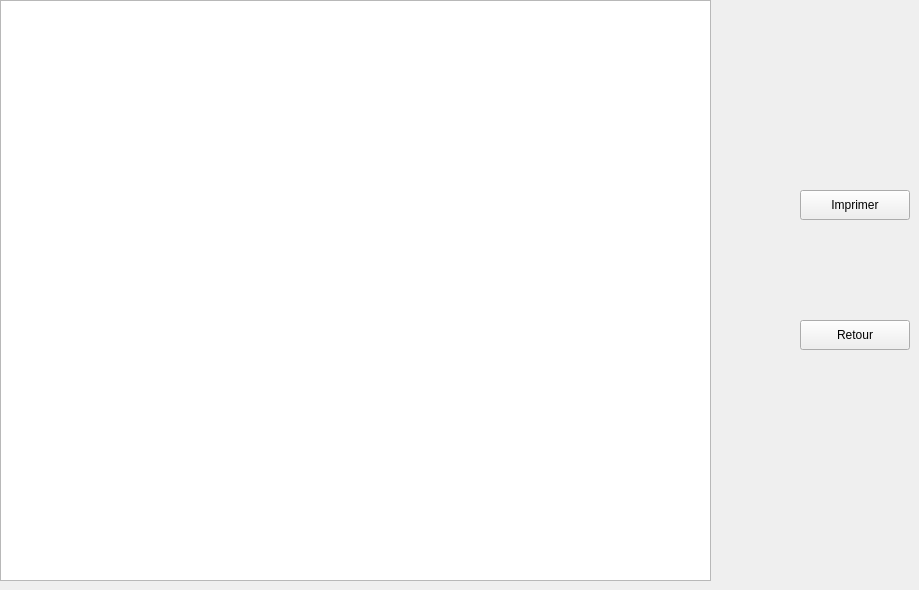
   <widget class="QWidget" name="Pdf_2">
    <attribute name="icon">
     <iconset resource="Ressources.qrc">
      <normaloff>:/Boutons/Bottons/Pdf.png</normaloff>:/Boutons/Bottons/Pdf.png</iconset>
    </attribute>
    <attribute name="title">
     <string>Pdf</string>
    </attribute>
    <widget class="QTextEdit" name="PDF">
     <property name="geometry">
      <rect>
       <x>0</x>
       <y>0</y>
       <width>711</width>
       <height>581</height>
      </rect>
     </property>
     <property name="readOnly">
      <bool>true</bool>
     </property>
    </widget>
    <widget class="QPushButton" name="pushButton_pdf_2">
     <property name="geometry">
      <rect>
       <x>800</x>
       <y>190</y>
       <width>110</width>
       <height>30</height>
      </rect>
     </property>
     <property name="text">
      <string>Imprimer</string>
     </property>
     <property name="icon">
      <iconset resource="Ressources.qrc">
       <normaloff>:/Boutons/Bottons/Pdf.png</normaloff>:/Boutons/Bottons/Pdf.png</iconset>
     </property>
    </widget>
    <widget class="QPushButton" name="pushButton_18">
     <property name="geometry">
      <rect>
       <x>800</x>
       <y>320</y>
       <width>110</width>
       <height>30</height>
      </rect>
     </property>
     <property name="text">
      <string>Retour</string>
     </property>
     <property name="icon">
      <iconset resource="Ressources.qrc">
       <normaloff>:/Boutons/Bottons/Retour.png</normaloff>:/Boutons/Bottons/Retour.png</iconset>
     </property>
    </widget>
   </widget>
